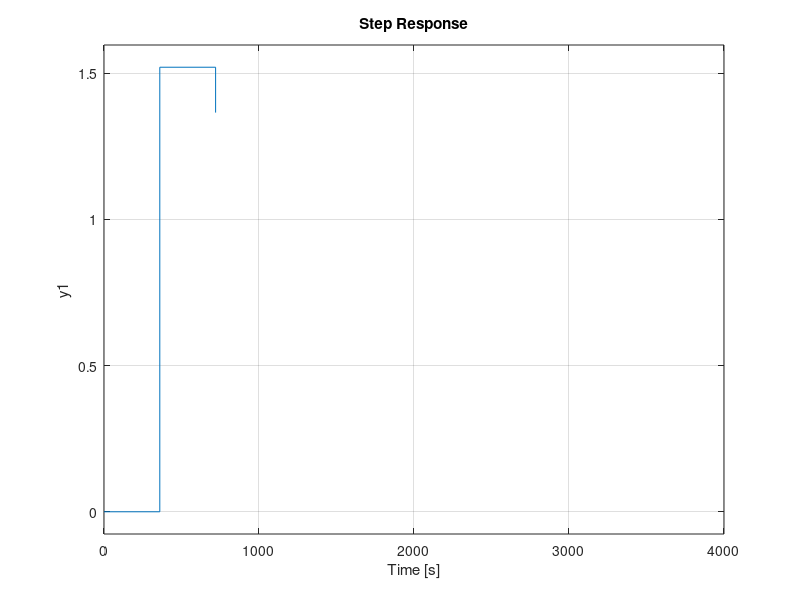

Reproduce this figure in MATLAB.
clear; close all;

T = 6*60;

Hz = tf(3.801, [1 -0.05], T);
Gz = tf(1, 1, T);

ftma = series(Hz, Gz);
ftmf = feedback(ftma, 0.04);

t = 0: T:10000;
[y_t, t] = step(ftmf*0.4, t);
valor_final = y_t(end);
disp(valor_final)

step(ftmf * 0.4)
xlim([0 4000])